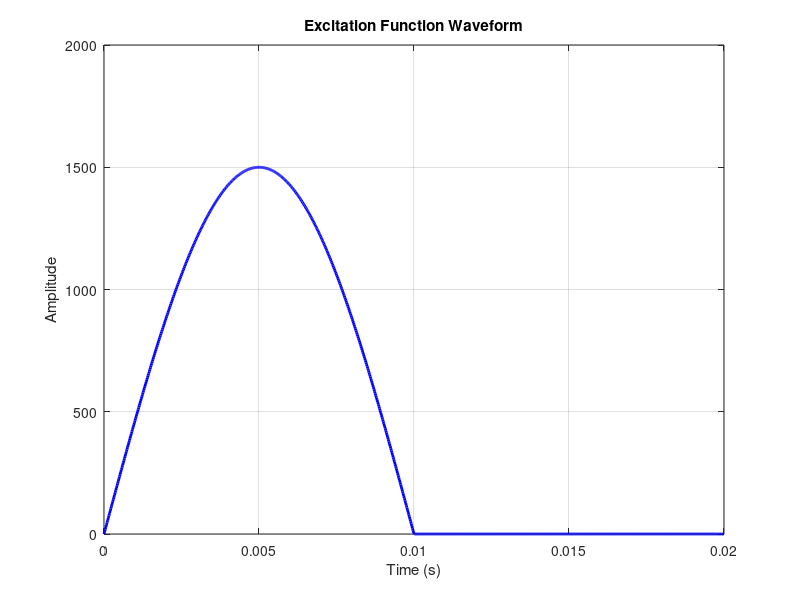

The MATLAB source for this figure: (Note: this script raises an error after producing the figure.)
% --- 验证脚本 ---
clc; clear;

% 定义函数
f = @(t) 1500 * sin(2 * pi * 50 * t) .* (t < 0.01);

% 生成测试时间序列 (0 到 0.02s)
t_vec = linspace(0, 0.02, 1000);
y_vec = f(t_vec);

% 绘图
figure('Color', 'w');
plot(t_vec, y_vec, 'LineWidth', 2, 'Color', 'b');
grid on;
xlabel('Time (s)');
ylabel('Amplitude');
title('Excitation Function Waveform');
xline(0.01, '--r', 'Cut-off at 0.01s'); % 标记切断点
axis tight;